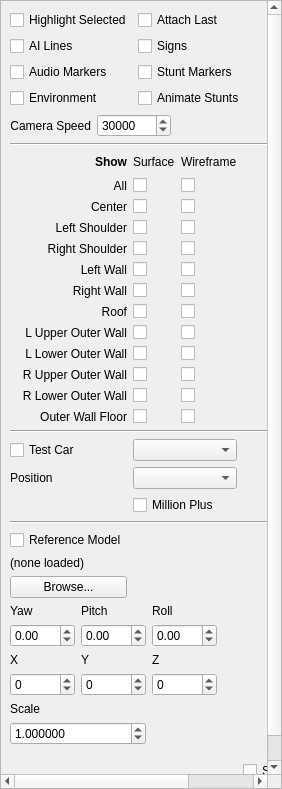
<?xml version="1.0" encoding="UTF-8"?>
<ui version="4.0">
 <class>DisplaySettings</class>
 <widget class="QWidget" name="DisplaySettings">
  <property name="geometry">
   <rect>
    <x>0</x>
    <y>0</y>
    <width>282</width>
    <height>789</height>
   </rect>
  </property>
  <property name="windowTitle">
   <string>Form</string>
  </property>
  <layout class="QVBoxLayout" name="verticalLayout">
   <property name="spacing">
    <number>0</number>
   </property>
   <property name="leftMargin">
    <number>0</number>
   </property>
   <property name="topMargin">
    <number>0</number>
   </property>
   <property name="rightMargin">
    <number>0</number>
   </property>
   <property name="bottomMargin">
    <number>0</number>
   </property>
   <item>
    <widget class="QScrollArea" name="scrollArea">
     <property name="widgetResizable">
      <bool>true</bool>
     </property>
     <widget class="QWidget" name="scrollAreaWidgetContents">
      <property name="geometry">
       <rect>
        <x>0</x>
        <y>0</y>
        <width>280</width>
        <height>787</height>
       </rect>
      </property>
      <layout class="QGridLayout" name="gridLayout">
       <item row="20" column="1" colspan="2">
        <widget class="QCheckBox" name="ckMillionPlus">
         <property name="text">
          <string>Million Plus</string>
         </property>
        </widget>
       </item>
       <item row="19" column="1" colspan="2">
        <widget class="QComboBox" name="cbTestCarPos"/>
       </item>
       <item row="12" column="2">
        <widget class="QCheckBox" name="ckLUOWallWireframe">
         <property name="text">
          <string/>
         </property>
        </widget>
       </item>
       <item row="21" column="0" colspan="4">
        <widget class="Line" name="line_3">
         <property name="orientation">
          <enum>Qt::Horizontal</enum>
         </property>
        </widget>
       </item>
       <item row="11" column="2">
        <widget class="QCheckBox" name="ckRoofWireframe">
         <property name="text">
          <string/>
         </property>
        </widget>
       </item>
       <item row="12" column="0">
        <widget class="QLabel" name="lblLUOWall">
         <property name="text">
          <string>L Upper Outer Wall</string>
         </property>
         <property name="alignment">
          <set>Qt::AlignRight|Qt::AlignTrailing|Qt::AlignVCenter</set>
         </property>
        </widget>
       </item>
       <item row="18" column="1" colspan="2">
        <widget class="QComboBox" name="cbTestCarType"/>
       </item>
       <item row="24" column="0">
        <widget class="QPushButton" name="pbRefBrowse">
         <property name="text">
          <string>Browse...</string>
         </property>
        </widget>
       </item>
       <item row="5" column="2">
        <widget class="QCheckBox" name="ckAllWireframe">
         <property name="text">
          <string/>
         </property>
        </widget>
       </item>
       <item row="15" column="1">
        <widget class="QCheckBox" name="ckRLOWallSurface">
         <property name="text">
          <string/>
         </property>
        </widget>
       </item>
       <item row="6" column="0">
        <widget class="QLabel" name="lblLLane">
         <property name="text">
          <string>Center</string>
         </property>
         <property name="alignment">
          <set>Qt::AlignRight|Qt::AlignTrailing|Qt::AlignVCenter</set>
         </property>
        </widget>
       </item>
       <item row="14" column="1">
        <widget class="QCheckBox" name="ckRUOWallSurface">
         <property name="text">
          <string/>
         </property>
        </widget>
       </item>
       <item row="27" column="2">
        <spacer name="verticalSpacer">
         <property name="orientation">
          <enum>Qt::Vertical</enum>
         </property>
         <property name="sizeHint" stdset="0">
          <size>
           <width>20</width>
           <height>40</height>
          </size>
         </property>
        </spacer>
       </item>
       <item row="14" column="2">
        <widget class="QCheckBox" name="ckRUOWallWireframe">
         <property name="text">
          <string/>
         </property>
        </widget>
       </item>
       <item row="5" column="1">
        <widget class="QCheckBox" name="ckAllSurface">
         <property name="text">
          <string/>
         </property>
        </widget>
       </item>
       <item row="6" column="2">
        <widget class="QCheckBox" name="ckCenterWireframe">
         <property name="text">
          <string/>
         </property>
        </widget>
       </item>
       <item row="17" column="0" colspan="4">
        <widget class="Line" name="line_2">
         <property name="orientation">
          <enum>Qt::Horizontal</enum>
         </property>
        </widget>
       </item>
       <item row="11" column="1">
        <widget class="QCheckBox" name="ckRoofSurface">
         <property name="text">
          <string/>
         </property>
        </widget>
       </item>
       <item row="5" column="0">
        <widget class="QLabel" name="lblAll">
         <property name="text">
          <string>All</string>
         </property>
         <property name="alignment">
          <set>Qt::AlignRight|Qt::AlignTrailing|Qt::AlignVCenter</set>
         </property>
        </widget>
       </item>
       <item row="16" column="2">
        <widget class="QCheckBox" name="ckOWallFloorWireframe">
         <property name="text">
          <string/>
         </property>
        </widget>
       </item>
       <item row="8" column="2">
        <widget class="QCheckBox" name="ckRShoulderWireframe">
         <property name="text">
          <string/>
         </property>
        </widget>
       </item>
       <item row="9" column="1">
        <widget class="QCheckBox" name="ckLWallSurface">
         <property name="text">
          <string/>
         </property>
        </widget>
       </item>
       <item row="4" column="2">
        <widget class="QLabel" name="label_2">
         <property name="text">
          <string>Wireframe</string>
         </property>
        </widget>
       </item>
       <item row="11" column="0">
        <widget class="QLabel" name="lblRoof">
         <property name="text">
          <string>Roof</string>
         </property>
         <property name="alignment">
          <set>Qt::AlignRight|Qt::AlignTrailing|Qt::AlignVCenter</set>
         </property>
        </widget>
       </item>
       <item row="8" column="1">
        <widget class="QCheckBox" name="ckRShoulderSurface">
         <property name="text">
          <string/>
         </property>
        </widget>
       </item>
       <item row="15" column="0">
        <widget class="QLabel" name="lblRLOWall">
         <property name="text">
          <string>R Lower Outer Wall</string>
         </property>
         <property name="alignment">
          <set>Qt::AlignRight|Qt::AlignTrailing|Qt::AlignVCenter</set>
         </property>
        </widget>
       </item>
       <item row="4" column="1">
        <widget class="QLabel" name="label">
         <property name="text">
          <string>Surface</string>
         </property>
        </widget>
       </item>
       <item row="3" column="0" colspan="4">
        <widget class="Line" name="line">
         <property name="orientation">
          <enum>Qt::Horizontal</enum>
         </property>
        </widget>
       </item>
       <item row="18" column="0">
        <widget class="QCheckBox" name="ckTestCar">
         <property name="text">
          <string>Test Car</string>
         </property>
        </widget>
       </item>
       <item row="7" column="0">
        <widget class="QLabel" name="lblLShoulder">
         <property name="text">
          <string>Left Shoulder</string>
         </property>
         <property name="alignment">
          <set>Qt::AlignRight|Qt::AlignTrailing|Qt::AlignVCenter</set>
         </property>
        </widget>
       </item>
       <item row="14" column="0">
        <widget class="QLabel" name="lblRUOWall">
         <property name="text">
          <string>R Upper Outer Wall</string>
         </property>
         <property name="alignment">
          <set>Qt::AlignRight|Qt::AlignTrailing|Qt::AlignVCenter</set>
         </property>
        </widget>
       </item>
       <item row="22" column="0">
        <widget class="QCheckBox" name="ckRefModel">
         <property name="text">
          <string>Reference Model</string>
         </property>
        </widget>
       </item>
       <item row="16" column="1">
        <widget class="QCheckBox" name="ckOWallFloorSurface">
         <property name="text">
          <string/>
         </property>
        </widget>
       </item>
       <item row="4" column="3">
        <spacer name="horizontalSpacer">
         <property name="orientation">
          <enum>Qt::Horizontal</enum>
         </property>
         <property name="sizeHint" stdset="0">
          <size>
           <width>40</width>
           <height>20</height>
          </size>
         </property>
        </spacer>
       </item>
       <item row="9" column="2">
        <widget class="QCheckBox" name="ckLWallWireframe">
         <property name="text">
          <string/>
         </property>
        </widget>
       </item>
       <item row="7" column="2">
        <widget class="QCheckBox" name="ckLShoulderWireframe">
         <property name="text">
          <string/>
         </property>
        </widget>
       </item>
       <item row="4" column="0">
        <widget class="QLabel" name="label_16">
         <property name="font">
          <font>
           <weight>75</weight>
           <bold>true</bold>
          </font>
         </property>
         <property name="text">
          <string>Show</string>
         </property>
         <property name="alignment">
          <set>Qt::AlignRight|Qt::AlignTrailing|Qt::AlignVCenter</set>
         </property>
        </widget>
       </item>
       <item row="6" column="1">
        <widget class="QCheckBox" name="ckCenterSurface">
         <property name="text">
          <string/>
         </property>
        </widget>
       </item>
       <item row="19" column="0">
        <widget class="QLabel" name="label_3">
         <property name="text">
          <string>Position</string>
         </property>
         <property name="alignment">
          <set>Qt::AlignLeading|Qt::AlignLeft|Qt::AlignVCenter</set>
         </property>
        </widget>
       </item>
       <item row="10" column="1">
        <widget class="QCheckBox" name="ckRWallSurface">
         <property name="text">
          <string/>
         </property>
        </widget>
       </item>
       <item row="10" column="2">
        <widget class="QCheckBox" name="ckRWallWireframe">
         <property name="text">
          <string/>
         </property>
        </widget>
       </item>
       <item row="16" column="0">
        <widget class="QLabel" name="lblOWallFloor">
         <property name="text">
          <string>Outer Wall Floor</string>
         </property>
         <property name="alignment">
          <set>Qt::AlignRight|Qt::AlignTrailing|Qt::AlignVCenter</set>
         </property>
        </widget>
       </item>
       <item row="9" column="0">
        <widget class="QLabel" name="lblLWall">
         <property name="text">
          <string>Left Wall</string>
         </property>
         <property name="alignment">
          <set>Qt::AlignRight|Qt::AlignTrailing|Qt::AlignVCenter</set>
         </property>
        </widget>
       </item>
       <item row="13" column="1">
        <widget class="QCheckBox" name="ckLLOWallSurface">
         <property name="text">
          <string/>
         </property>
        </widget>
       </item>
       <item row="7" column="1">
        <widget class="QCheckBox" name="ckLShoulderSurface">
         <property name="text">
          <string/>
         </property>
        </widget>
       </item>
       <item row="10" column="0">
        <widget class="QLabel" name="lblRWall">
         <property name="text">
          <string>Right Wall</string>
         </property>
         <property name="alignment">
          <set>Qt::AlignRight|Qt::AlignTrailing|Qt::AlignVCenter</set>
         </property>
        </widget>
       </item>
       <item row="12" column="1">
        <widget class="QCheckBox" name="ckLUOWallSurface">
         <property name="text">
          <string/>
         </property>
        </widget>
       </item>
       <item row="13" column="2">
        <widget class="QCheckBox" name="ckLLOWallWireframe">
         <property name="text">
          <string/>
         </property>
        </widget>
       </item>
       <item row="13" column="0">
        <widget class="QLabel" name="lblLLOWall">
         <property name="text">
          <string>L Lower Outer Wall</string>
         </property>
         <property name="alignment">
          <set>Qt::AlignRight|Qt::AlignTrailing|Qt::AlignVCenter</set>
         </property>
        </widget>
       </item>
       <item row="2" column="0" colspan="4">
        <layout class="QGridLayout" name="gridLayout_2">
         <item row="0" column="2">
          <spacer name="horizontalSpacer_2">
           <property name="orientation">
            <enum>Qt::Horizontal</enum>
           </property>
           <property name="sizeHint" stdset="0">
            <size>
             <width>40</width>
             <height>20</height>
            </size>
           </property>
          </spacer>
         </item>
         <item row="1" column="1">
          <widget class="QCheckBox" name="ckSigns">
           <property name="text">
            <string>Signs</string>
           </property>
          </widget>
         </item>
         <item row="2" column="1">
          <widget class="QCheckBox" name="ckStunts">
           <property name="text">
            <string>Stunt Markers</string>
           </property>
          </widget>
         </item>
         <item row="3" column="0">
          <widget class="QCheckBox" name="ckEnvironment">
           <property name="text">
            <string>Environment</string>
           </property>
          </widget>
         </item>
         <item row="3" column="1">
          <widget class="QCheckBox" name="ckAnimateStunts">
           <property name="text">
            <string>Animate Stunts</string>
           </property>
          </widget>
         </item>
         <item row="2" column="0">
          <widget class="QCheckBox" name="ckAudio">
           <property name="text">
            <string>Audio Markers</string>
           </property>
          </widget>
         </item>
         <item row="0" column="1">
          <widget class="QCheckBox" name="ckAttachLast">
           <property name="text">
            <string>Attach Last</string>
           </property>
          </widget>
         </item>
         <item row="1" column="0">
          <widget class="QCheckBox" name="ckAILines">
           <property name="text">
            <string>AI Lines</string>
           </property>
          </widget>
         </item>
         <item row="0" column="0">
          <widget class="QCheckBox" name="ckHighlightSelection">
           <property name="text">
            <string>Highlight Selected</string>
           </property>
          </widget>
         </item>
         <item row="4" column="0" colspan="2">
          <layout class="QHBoxLayout" name="horizontalLayout">
           <item>
            <widget class="QLabel" name="label_4">
             <property name="text">
              <string>Camera Speed</string>
             </property>
             <property name="alignment">
              <set>Qt::AlignRight|Qt::AlignTrailing|Qt::AlignVCenter</set>
             </property>
            </widget>
           </item>
           <item>
            <widget class="QSpinBox" name="sbCameraSpeed">
             <property name="sizePolicy">
              <sizepolicy hsizetype="Expanding" vsizetype="Fixed">
               <horstretch>0</horstretch>
               <verstretch>0</verstretch>
              </sizepolicy>
             </property>
             <property name="minimum">
              <number>1000</number>
             </property>
             <property name="maximum">
              <number>100000</number>
             </property>
             <property name="singleStep">
              <number>1000</number>
             </property>
             <property name="value">
              <number>30000</number>
             </property>
            </widget>
           </item>
           <item>
            <spacer name="horizontalSpacer_3">
             <property name="orientation">
              <enum>Qt::Horizontal</enum>
             </property>
             <property name="sizeHint" stdset="0">
              <size>
               <width>40</width>
               <height>20</height>
              </size>
             </property>
            </spacer>
           </item>
          </layout>
         </item>
        </layout>
       </item>
       <item row="15" column="2">
        <widget class="QCheckBox" name="ckRLOWallWireframe">
         <property name="text">
          <string/>
         </property>
        </widget>
       </item>
       <item row="8" column="0">
        <widget class="QLabel" name="lblRShoulder">
         <property name="text">
          <string>Right Shoulder</string>
         </property>
         <property name="alignment">
          <set>Qt::AlignRight|Qt::AlignTrailing|Qt::AlignVCenter</set>
         </property>
        </widget>
       </item>
       <item row="25" column="0" colspan="4">
        <layout class="QGridLayout" name="gridLayout_3">
         <item row="1" column="1">
          <widget class="QDoubleSpinBox" name="dsbRefPitch">
           <property name="wrapping">
            <bool>true</bool>
           </property>
           <property name="minimum">
            <double>0.000000000000000</double>
           </property>
           <property name="maximum">
            <double>360.000000000000000</double>
           </property>
          </widget>
         </item>
         <item row="1" column="3">
          <spacer name="horizontalSpacer_4">
           <property name="orientation">
            <enum>Qt::Horizontal</enum>
           </property>
           <property name="sizeHint" stdset="0">
            <size>
             <width>40</width>
             <height>20</height>
            </size>
           </property>
          </spacer>
         </item>
         <item row="2" column="2">
          <widget class="QLabel" name="lblRefZ">
           <property name="text">
            <string>Z</string>
           </property>
          </widget>
         </item>
         <item row="0" column="2">
          <widget class="QLabel" name="lblRefRoll">
           <property name="text">
            <string>Roll</string>
           </property>
          </widget>
         </item>
         <item row="1" column="2">
          <widget class="QDoubleSpinBox" name="dsbRefRoll">
           <property name="wrapping">
            <bool>true</bool>
           </property>
           <property name="minimum">
            <double>0.000000000000000</double>
           </property>
           <property name="maximum">
            <double>360.000000000000000</double>
           </property>
          </widget>
         </item>
         <item row="0" column="0">
          <widget class="QLabel" name="lblRefYaw">
           <property name="text">
            <string>Yaw</string>
           </property>
          </widget>
         </item>
         <item row="2" column="1">
          <widget class="QLabel" name="lblRefY">
           <property name="text">
            <string>Y</string>
           </property>
          </widget>
         </item>
         <item row="0" column="1">
          <widget class="QLabel" name="lblRefPitch">
           <property name="text">
            <string>Pitch</string>
           </property>
          </widget>
         </item>
         <item row="3" column="2">
          <widget class="QSpinBox" name="sbRefZ">
           <property name="minimum">
            <number>-65535</number>
           </property>
           <property name="maximum">
            <number>65535</number>
           </property>
           <property name="singleStep">
            <number>100</number>
           </property>
          </widget>
         </item>
         <item row="1" column="0">
          <widget class="QDoubleSpinBox" name="dsbRefYaw">
           <property name="wrapping">
            <bool>true</bool>
           </property>
           <property name="minimum">
            <double>0.000000000000000</double>
           </property>
           <property name="maximum">
            <double>360.000000000000000</double>
           </property>
          </widget>
         </item>
         <item row="3" column="0">
          <widget class="QSpinBox" name="sbRefX">
           <property name="minimum">
            <number>-65535</number>
           </property>
           <property name="maximum">
            <number>65535</number>
           </property>
           <property name="singleStep">
            <number>100</number>
           </property>
          </widget>
         </item>
         <item row="2" column="0">
          <widget class="QLabel" name="lblRefX">
           <property name="text">
            <string>X</string>
           </property>
          </widget>
         </item>
         <item row="4" column="0">
          <widget class="QLabel" name="lblRefScale">
           <property name="text">
            <string>Scale</string>
           </property>
          </widget>
         </item>
         <item row="3" column="1">
          <widget class="QSpinBox" name="sbRefY">
           <property name="minimum">
            <number>-65535</number>
           </property>
           <property name="maximum">
            <number>65535</number>
           </property>
           <property name="singleStep">
            <number>100</number>
           </property>
          </widget>
         </item>
         <item row="5" column="0" colspan="2">
          <widget class="QDoubleSpinBox" name="dsbRefScale">
           <property name="wrapping">
            <bool>true</bool>
           </property>
           <property name="decimals">
            <number>6</number>
           </property>
           <property name="minimum">
            <double>0.000000000000000</double>
           </property>
           <property name="maximum">
            <double>10000.000000000000000</double>
           </property>
           <property name="value">
            <double>1.000000000000000</double>
           </property>
          </widget>
         </item>
        </layout>
       </item>
       <item row="23" column="0" colspan="4">
        <widget class="QLabel" name="lblRefModelFile">
         <property name="text">
          <string>(none loaded)</string>
         </property>
         <property name="wordWrap">
          <bool>true</bool>
         </property>
        </widget>
       </item>
       <item row="26">
        <widget class="QCheckBox" name="ckRefModelWireframe">
         <property name="text">
          <string>Show Wireframe</string>
         </property>
        </widget>
       </item>
      </layout>
     </widget>
    </widget>
   </item>
  </layout>
 </widget>
 <resources/>
 <connections/>
</ui>
